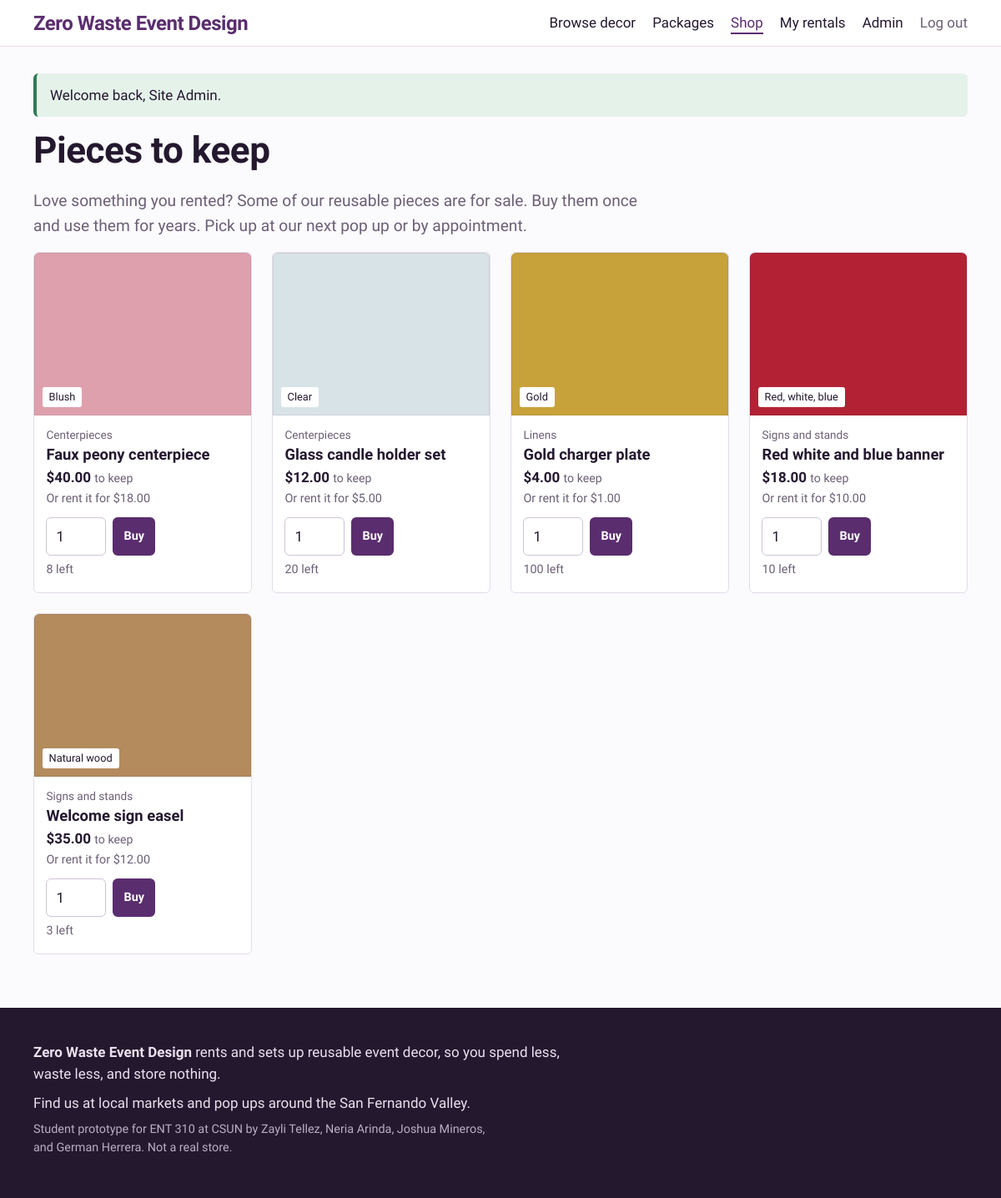
/shop.php (signed in), run on the app's committed database.
### tables this page shows
CREATE TABLE items (
  id          INT AUTO_INCREMENT PRIMARY KEY,
  category_id INT NOT NULL,
  name        VARCHAR(120) NOT NULL,
  description TEXT NOT NULL,
  color_name  VARCHAR(40)  NOT NULL DEFAULT 'Assorted',
  color_hex   CHAR(7)      NOT NULL DEFAULT '#CCCCCC',
  price       DECIMAL(8,2) NOT NULL,           
  quantity    INT NOT NULL DEFAULT 1,          
  sale_price  DECIMAL(8,2) NULL,               
  sale_stock  INT NOT NULL DEFAULT 0,          
  image_url   VARCHAR(500) NULL,
  is_active   TINYINT(1) NOT NULL DEFAULT 1,
  created_at  TIMESTAMP NOT NULL DEFAULT CURRENT_TIMESTAMP,
  FOREIGN KEY (category_id) REFERENCES categories(id)
);

CREATE TABLE categories (
  id    INT AUTO_INCREMENT PRIMARY KEY,
  name  VARCHAR(60) NOT NULL,
  slug  VARCHAR(60) NOT NULL UNIQUE
);

### includes/bootstrap.php (called while the page is built, shortened)
<?php
function db(): PDO
{
    static $pdo = null;
    if ($pdo === null) {
        $dsn = 'mysql:host=' . DB_HOST . ';port=' . DB_PORT . ';dbname=' . DB_NAME . ';charset=utf8mb4';
        $pdo = new PDO($dsn, DB_USER, DB_PASS, [
            PDO::ATTR_ERRMODE            => PDO::ERRMODE_EXCEPTION,
            PDO::ATTR_DEFAULT_FETCH_MODE => PDO::FETCH_ASSOC,
            PDO::ATTR_EMULATE_PREPARES   => false,
        ]);
    }
    return $pdo;
}
function base_url(): string
{
    static $base = null;
    if ($base === null) {
        $script = $_SERVER['SCRIPT_NAME'] ?? '';
        $dir = str_replace('\\', '/', dirname($script));
        $base = rtrim($dir, '/');
    }
    return $base;
}
function url(string $path = ''): string
{
    return base_url() . '/' . ltrim($path, '/');
}
function e(?string $text): string
{
    return htmlspecialchars((string) $text, ENT_QUOTES, 'UTF-8');
}
function money($amount): string
{
    return '$' . number_format((float) $amount, 2);
}
    ob_start(); ?>

### public/shop.php (the view, shortened to what this page needs)
<?php
require __DIR__ . '/../includes/bootstrap.php';
$items = db()->query('SELECT i.*, c.name AS category_name
                      FROM items i JOIN categories c ON c.id = i.category_id
                      WHERE i.is_active = 1 AND i.sale_price IS NOT NULL
                      ORDER BY c.name, i.name')->fetchAll();
require __DIR__ . '/../includes/header.php';
?>
<h1>Pieces to keep</h1>
<p class="lead">Love something you rented? Some of our reusable pieces are for sale. Buy them once and use them for years. Pick up at our next pop up or by appointment.</p>
<?php if (!$items): ?>
  <div class="empty"><p>Nothing is for sale right now. Everything can still be rented.</p>
    <a class="btn" href="<?= e(url('items.php')) ?>">Browse decor to rent</a></div>
<?php else: ?>
  <div class="grid">
    <?php foreach ($items as $item):
        $left = (int) $item['sale_stock']; ?>
      <div class="chip-card<?= $left <= 0 ? ' is-full' : '' ?>">
        <a class="card-link" href="<?= e(url('item.php?id=' . $item['id'])) ?>">
          <?php if ($item['image_url']): ?>
            <img class="swatch" src="<?= e($item['image_url']) ?>" alt="">
          <?php else: ?>
            <span class="swatch" style="--swatch: <?= e($item['color_hex']) ?>"><span class="swatch-name"><?= e($item['color_name']) ?></span></span>
          <?php endif; ?>
        </a>
        <span class="chip-body">
          <span class="chip-kicker"><?= e($item['category_name']) ?></span>
          <a class="chip-title" href="<?= e(url('item.php?id=' . $item['id'])) ?>"><?= e($item['name']) ?></a>
          <span class="chip-price"><?= money($item['sale_price']) ?> <small>to keep</small></span>
          <span class="small">Or rent it for <?= money($item['price']) ?></span>
          <?php if ($left > 0): ?>
            <form method="post" action="<?= e(url('buy.php')) ?>" class="row-form buy-row">
              <input id="q<?= (int) $item['id'] ?>" type="number" name="quantity" value="1" min="1" max="<?= $left ?>">
              <button type="submit" class="btn btn-small">Buy</button>
            </form>
            <span class="small"><?= $left ?> left</span>
          <?php else: ?>
            <span class="avail avail-no">Sold out</span>
          <?php endif; ?>
        </span>
      </div>
    <?php endforeach; ?>
  </div>
<?php endif; ?>
<?php require __DIR__ . '/../includes/footer.php'; ?>

### public/assets/style.css (style rules this page uses)
:root { --paper: #FBFAFD; --white: #FFFFFF; --ink: #24182F; --muted: #6B5F75; --plum: #5A2D6E; --plum-soft: #F1EAF5; --marigold: #F2A93B; --sage: #2F7A55; --sage-soft: #E5F2EA; --berry: #B3263E; --berry-soft: #FBE9EC; --line: #E4DCE9; --display: "Bricolage Grotesque", "Segoe UI", system-ui, sans-serif; --body: "Atkinson Hyperlegible", "Segoe UI", system-ui, sans-serif; --radius: 6px; --gap: clamp(1rem, 3vw, 1.5rem); }
*, *::before, *::after { box-sizing: border-box; }
html { -webkit-text-size-adjust: 100%; }
body { margin: 0; background: var(--paper); color: var(--ink); font: 400 1.0625rem/1.55 var(--body); }
a { color: var(--plum); text-underline-offset: 0.18em; }
h1, h2, h3 { font-family: var(--display); line-height: 1.1; letter-spacing: -0.01em; margin: 0 0 0.5em; }
h1 { font-size: clamp(2rem, 4vw, 2.75rem); font-weight: 800; }
p { margin: 0 0 1rem; max-width: 68ch; }
.small { font-size: 0.9rem; color: var(--muted); }
.lead { font-size: 1.2rem; color: var(--muted); }
.btn { display: inline-block; background: var(--plum); color: var(--white); border: 2px solid var(--plum); border-radius: var(--radius); padding: 0.6rem 1.1rem; font: 700 1rem/1.2 var(--body); text-decoration: none; cursor: pointer; }
.btn-small { padding: 0.35rem 0.7rem; font-size: 0.9rem; }
.swatch { position: relative; display: block; aspect-ratio: 4 / 3; background: var(--swatch, #ccc); border-radius: var(--radius) var(--radius) 0 0; box-shadow: inset 0 0 0 1px rgba(36, 24, 47, 0.08); object-fit: cover; width: 100%; }
.swatch-name { position: absolute; left: 0.6rem; bottom: 0.6rem; background: var(--white); color: var(--ink); font-size: 0.8rem; padding: 0.15rem 0.5rem; border-radius: 3px; }
.grid { display: grid; gap: var(--gap); grid-template-columns: repeat(auto-fill, minmax(220px, 1fr)); }
.chip-card { display: flex; flex-direction: column; background: var(--white); border: 1px solid var(--line); border-radius: var(--radius); text-decoration: none; color: var(--ink); }
.chip-body { display: flex; flex-direction: column; gap: 0.15rem; padding: 0.8rem 0.9rem 1rem; }
.chip-kicker { font-size: 0.85rem; color: var(--muted); }
.chip-title { font: 700 1.15rem/1.2 var(--display); }
.chip-price { font-weight: 700; }
.chip-price small { font-weight: 400; color: var(--muted); }
input, select, textarea { font: inherit; color: var(--ink); padding: 0.55rem 0.7rem; border: 1px solid #CFC4D6; border-radius: var(--radius); background: var(--white); max-width: 100%; }
.row-form { display: flex; gap: 0.5rem; flex-wrap: wrap; margin-bottom: 1rem; }
.card-link { display: block; }
a.chip-title { color: var(--ink); text-decoration: none; }
.buy-row { margin: 0.5rem 0 0.2rem; }
.buy-row input { width: 4.5rem; }

### data on the page
items: color_name "Blush", category.name "Centerpieces", name "Faux peony centerpiece", sale_price "$40.00", price "$18.00", sale_stock "8"
items: color_name "Clear", category.name "Centerpieces", name "Glass candle holder set", sale_price "$12.00", price "$5.00", sale_stock "20"
items: color_name "Gold", category.name "Linens", name "Gold charger plate", sale_price "$4.00", price "$1.00", sale_stock "100"
items: color_name "Red, white, blue", category.name "Signs and stands", name "Red white and blue banner", sale_price "$18.00", price "$10.00", sale_stock "10"
items: color_name "Natural wood", category.name "Signs and stands", name "Welcome sign easel", sale_price "$35.00", price "$12.00", sale_stock "3"

### other printed values
SITE_NAME "Zero Waste Event Design"
$label "Browse decor Packages Shop My rentals Admin"
$f['message'] "Welcome back, Site Admin."
